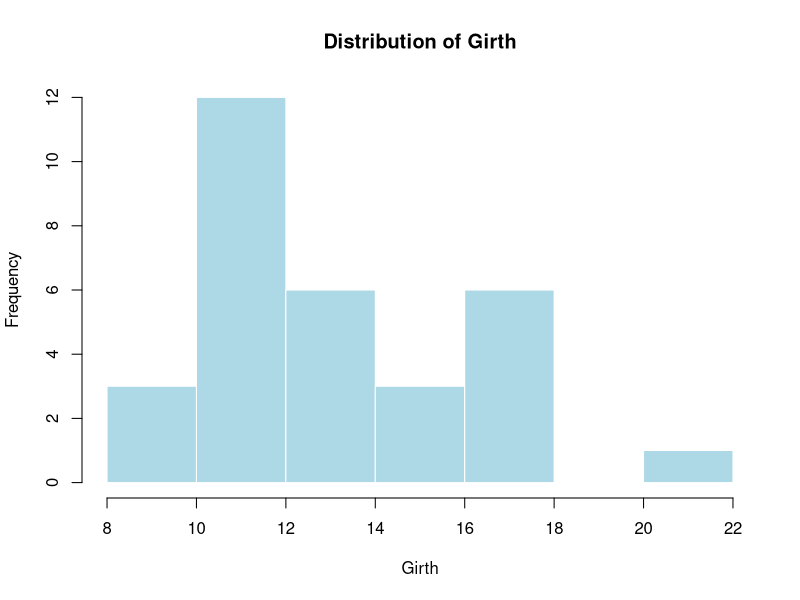
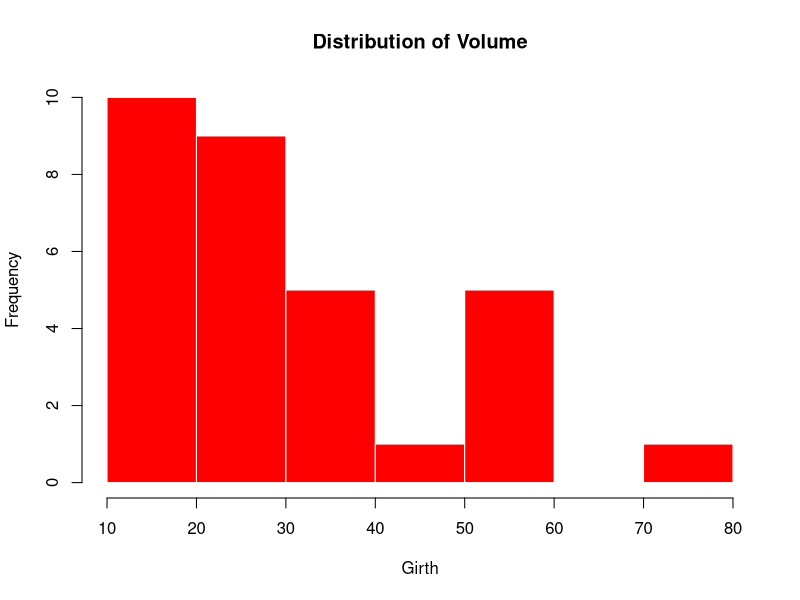
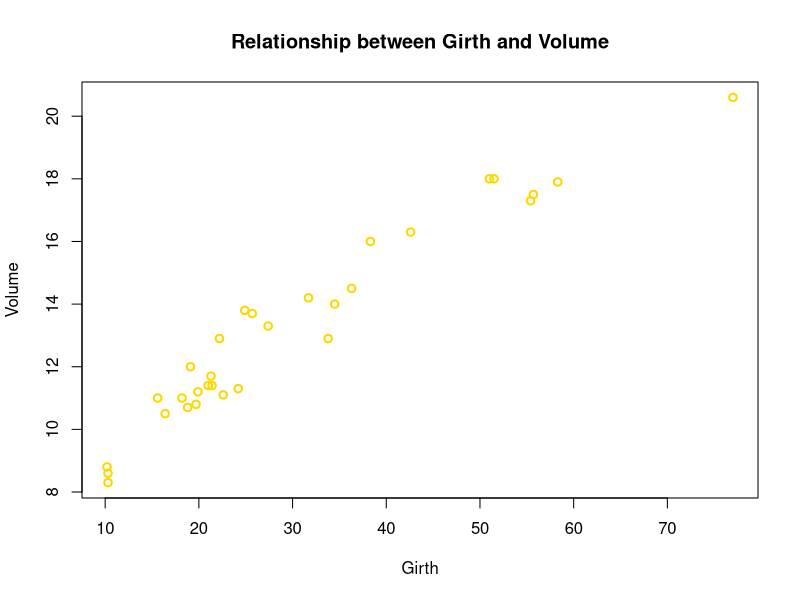

Here is the R script that generated these plots, in order:
## ---- chunk 1
knitr::opts_chunk$set(echo = TRUE, warning = FALSE, message = FALSE)
## ---- chunk 2
library(ggplot2)
## ---- chunk 3
data("trees")

hist(trees$Girth,
main = "Distribution of Girth",
xlab = "Girth",
col = "lightblue",
border = "white",
)
## ---- chunk 4
data("trees")

hist(trees$Volume,
main = "Distribution of Volume",
xlab = "Girth",
col = "red",
border = "white",
)
## ---- chunk 5
data(trees)
# Create a line chart
plot <- plot(
  trees$Girth ~ trees$Volume,
  type = "p",                      # line plot
  col = "gold",                    # line color
  lwd = 2,                         # line width
  xlab = "Girth",  # x-axis label
  ylab = "Volume", # y-axis label
  main = "Relationship between Girth and Volume"
)
## ---- chunk 6
shapiro.test(trees$Volume)
## ---- chunk 7
shapiro.test(trees$Girth)
